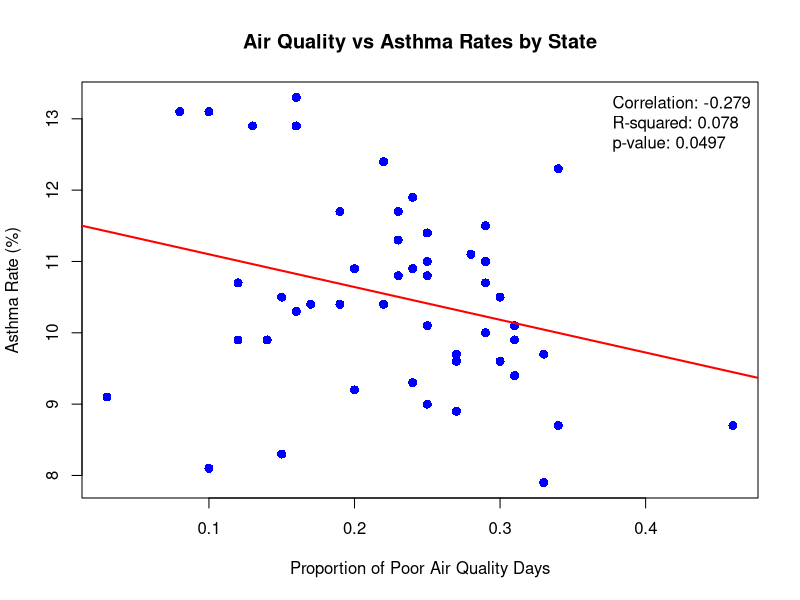

The R source for this figure:
## ---- chunk 1
knitr::opts_chunk$set(echo = TRUE)
## ---- chunk 2
# Load the data
air_data <- data.frame(
  State = c("Alabama", "Alaska", "Arizona", "Arkansas", "California", "Colorado", "Connecticut", "Delaware", "Florida", "Georgia", "Hawaii", "Idaho", "Illinois", "Indiana", "Iowa", "Kansas", "Kentucky", "Louisiana", "Maine", "Maryland", "Massachusetts", "Michigan", "Minnesota", "Mississippi", "Missouri", "Montana", "Nebraska", "Nevada", "New Hampshire", "New Jersey", "New Mexico", "New York", "North Carolina", "North Dakota", "Ohio", "Oklahoma", "Oregon", "Pennsylvania", "Rhode Island", "South Carolina", "South Dakota", "Tennessee", "Texas", "Utah", "Vermont", "Virginia", "Washington", "West Virginia", "Wisconsin", "Wyoming"),
  Poor_Air = c(0.27, 0.12, 0.33, 0.3, 0.46, 0.25, 0.22, 0.31, 0.24, 0.3, 0.03, 0.28, 0.34, 0.25, 0.27, 0.29, 0.23, 0.29, 0.08, 0.19, 0.23, 0.24, 0.14, 0.31, 0.22, 0.19, 0.1, 0.25, 0.1, 0.27, 0.22, 0.16, 0.2, 0.17, 0.25, 0.34, 0.29, 0.31, 0.16, 0.25, 0.15, 0.23, 0.33, 0.29, 0.13, 0.12, 0.24, 0.16, 0.2, 0.15),
  Asthma = c(9.6, 10.7, 9.7, 10.5, 8.7, 10.8, 12.4, 9.9, 9.3, 9.6, 9.1, 11.1, 8.7, 11, 9.7, 10.7, 10.8, 10, 13.1, 10.4, 11.3, 11.9, 9.9, 9.4, 10.4, 11.7, 8.1, 10.1, 13.1, 8.9, 10.4, 10.3, 9.2, 10.4, 11.4, 12.3, 11.5, 10.1, 13.3, 9, 8.3, 11.7, 7.9, 11, 12.9, 9.9, 10.9, 12.9, 10.9, 10.5)
)
## ---- chunk 3
# Scatter plot with regression line and statistics
plot(air_data$Poor_Air, air_data$Asthma,
     xlab = "Proportion of Poor Air Quality Days",
     ylab = "Asthma Rate (%)",
     main = "Air Quality vs Asthma Rates by State",
     pch = 16, col = "blue", cex = 1.2)

# Add regression line
model <- lm(Asthma ~ Poor_Air, data = air_data)
abline(model, col = "red", lwd = 2)

# Calculate statistics
correlation <- cor(air_data$Poor_Air, air_data$Asthma)
r_squared <- summary(model)$r.squared
p_value <- summary(model)$coefficients[2,4]

# Add statistics to plot
legend("topright", 
       legend = c(paste("Correlation:", round(correlation, 3)),
                  paste("R-squared:", round(r_squared, 3)),
                  paste("p-value:", round(p_value, 4))),
       bty = "n")

# Print statistics to console
cat("=== REGRESSION STATISTICS ===\n")
cat("Correlation:", round(correlation, 3), "\n")
cat("R-squared:", round(r_squared, 3), "\n")
cat("p-value:", round(p_value, 4), "\n")
cat("Regression equation: Asthma =", 
    round(coef(model)[1], 2), "+", 
    round(coef(model)[2], 2), "* Poor_Air\n")
## ---- chunk 4

## ---- chunk 5

